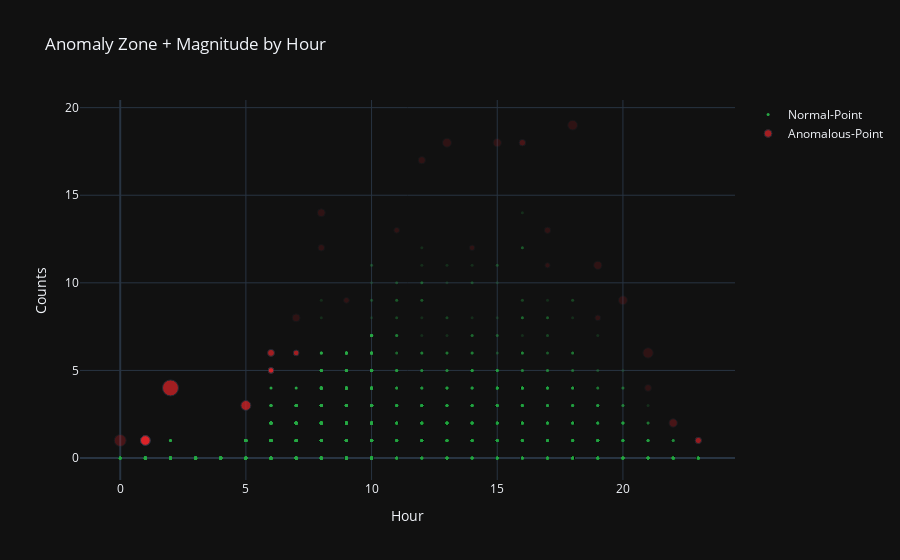

The notebook cell saved with this chart:
### Markdown cell above
Based on the plot above let's say that we are happy with 1% of the observations classified as an outlier, then we would need to pick a value near 4.

Let's choose 4 and as before plot the outliers it would catch.

### Code cell
# define is_anomaly feature and print count of anomalous data points
ANOM_THRESHOLD = 4
resampled['is_anomaly'] = 'N'
idx = resampled['zscore'] > ANOM_THRESHOLD
resampled.loc[idx, 'is_anomaly'] = 'Y'
print(f'{resampled[idx].shape[0]} anomalies found with zscore > {ANOM_THRESHOLD}')

# select normal and anomalous slices of data
normal = resampled[resampled['is_anomaly'] == 'N']
anom = resampled[resampled['is_anomaly'] == 'Y']

# construct the multi scatter plot
fig = go.Figure()
fig.add_trace(go.Scatter(x=normal['hour'], y=normal['obs_count'], name='Normal-Point', mode='markers',
                         marker=dict(color='#28a745', size=3)))
fig.add_trace(go.Scatter(x=anom['hour'], y=anom['obs_count'], name='Anomalous-Point', mode='markers',
                         marker=dict(color='#e12429', size=anom['zscore'] * 1.3)))

fig.update_layout(title='Anomaly Zone + Magnitude by Hour', height=375, xaxis_title="Hour", yaxis_title="Counts")
fig.show()

### Figure 1 — Plotly figure (JSON) as saved in the notebook; plotly's stock layout.template omitted (floating-point values rounded to 4 significant figures; data arrays with more than 128 entries replaced by an {"elided": "..."} marker saying what was removed)
{"data": [{"marker": {"color": "#28a745", "size": 3}, "mode": "markers", "name": "Normal-Point", "selectedpoints": {"elided": "1703 int values"}, "type": "scatter", "x": {"elided": "4101 int values"}, "y": {"elided": "4101 int values"}}, {"marker": {"color": "#e12429", "size": [5.685, 9.094, 5.837, 10.5, 9.045, 6.585, 5.713, 6.658, 5.542, 6.293, 6.293, 6.585, 8.34, 6.293, 8.427, 9.729, 9.873, 5.734, 11.95, 9.729, 6.394, 6.293, 5.247, 6.965, 9.897, 6.293, 7.345, 6.293, 9.729, 15.98, 8.427, 8.401, 6.293, 5.851, 11.95, 6.864, 8.004, 5.685, 7.997]}, "mode": "markers", "name": "Anomalous-Point", "selectedpoints": [0, 15, 17, 19, 23, 24, 28, 29, 37], "type": "scatter", "x": [6, 20, 19, 21, 13, 16, 11, 8, 14, 23, 23, 16, 19, 23, 22, 1, 18, 7, 0, 1, 17, 23, 17, 6, 5, 23, 12, 23, 1, 2, 22, 15, 23, 9, 0, 21, 8, 6, 7], "y": [5, 9, 8, 6, 18, 18, 13, 12, 12, 1, 1, 18, 11, 1, 2, 1, 19, 6, 1, 1, 13, 1, 11, 6, 3, 1, 17, 1, 1, 4, 2, 18, 1, 9, 1, 4, 14, 5, 8]}], "layout": {"autosize": true, "dragmode": "select", "hovermode": "closest", "title": {"text": "Anomaly Zone + Magnitude by Hour"}, "xaxis": {"autorange": true, "range": [-1.561, 24.44], "showspikes": false, "title": {"text": "Hour"}, "type": "linear"}, "yaxis": {"autorange": true, "range": [-1.456, 20.82], "showspikes": false, "title": {"text": "Counts"}, "type": "linear"}}}
